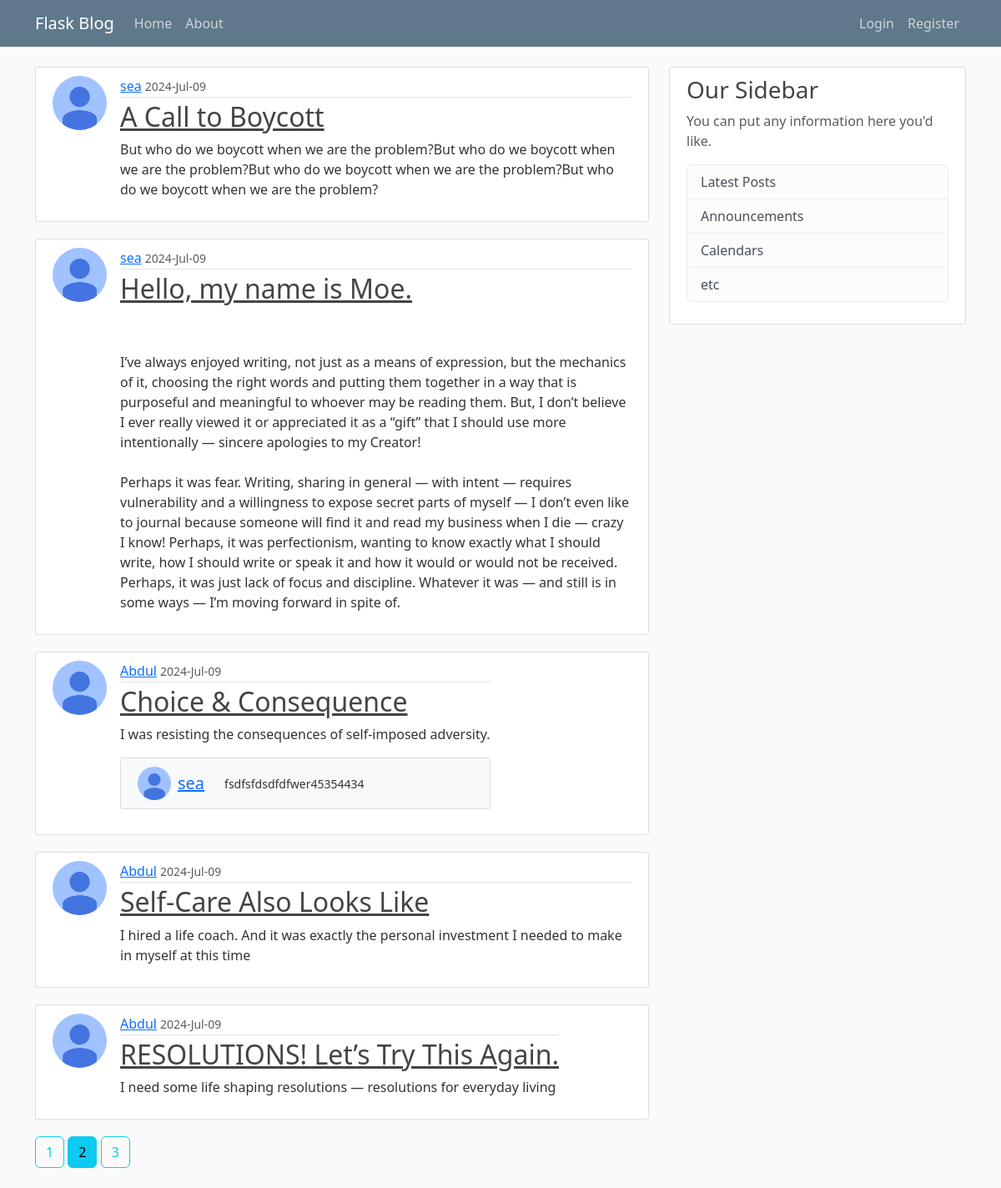
The page /home?page=2 on the database its author committed.
### flaskblog/models.py (models this page shows, shortened)
class Post(db.Model):
    id = db.Column(db.Integer, primary_key = True)
    title = db.Column(db.String(40), nullable = False)
    date_posted = db.Column(db.DateTime, nullable = False, default = datetime.utcnow)
    content = db.Column(db.Text, nullable = False)
    user_id = db.Column(db.Integer, db.ForeignKey('user.id'), nullable=False)
    comments = db.relationship('Comment', backref='origin_post', lazy=True)

class User(db.Model, UserMixin):
    id = db.Column(db.Integer, primary_key = True)
    username = db.Column(db.String(20), unique = True, nullable = False)
    email = db.Column(db.String(50), unique = True, nullable = False)
    image_file = db.Column(db.String(20), nullable = False, default = 'default.jpg')
    password = db.Column(db.String(30), nullable = False)
    posts = db.relationship('Post', backref='author', lazy=True)
    comments = db.relationship('Comment', backref='author', lazy=True)

class Comment(db.Model):
    id = db.Column(db.Integer, primary_key = True)
    date_posted = db.Column(db.DateTime, nullable = False, default = datetime.utcnow)
    content = db.Column(db.Text, nullable = False)
    user_id = db.Column(db.Integer, db.ForeignKey('user.id'), nullable=False)
    post_id = db.Column(db.Integer, db.ForeignKey('post.id'), nullable=False)

### flaskblog/main/urls.py (the view)
@main.route("/")
@main.route("/home")
def home():
    page = request.args.get('page', 1, type=int)
    posts = Post.query.order_by(Post.id.desc()).paginate(page=page, per_page=5)
    return render_template('home.html',posts=posts, title="Timeline")

### flaskblog/templates/home.html
{% extends "base.html" %}
{% block content %}
    {% for post in posts.items %}
        <article class="media content-section d-flex">
          <img src="{{ url_for('static', filename='images/' + post.author.image_file) }}" class="rounded-circle article-img" alt="Couldn't load image">
          <div class="media-body">
            <div class="article-metadata">
              <a class="mr-2" href="{{ url_for('users.user_posts', username=post.author.username) }}">{{ post.author.username }}</a>
              <small class="text-muted">{{ post.date_posted.strftime('%Y-%b-%d') }}</small>
            </div>
            <h2><a class="article-title" href="{{ url_for('posts.one_post', post_id=post.id) }}">{{ post.title }}</a></h2>
            <p class="article-content">{{ post.content }}</p>
            {% set latest_comment = post.comments[-1] %}
            {% if latest_comment %}
              <div class="content-section bg-light">
                <div class="d-flex">
                  <img height="40" width="40" src="{{ url_for('static', filename='images/' + latest_comment.author.image_file) }}" class="rounded-circle" alt="Couldn't load image">
                  <h5 class="my-auto ms-2"><a href="{{ url_for('users.user_posts', username=latest_comment.author.username) }}">{{ latest_comment.author.username }}</a></h5>
                  <small class="my-auto ms-4">{{ latest_comment.content }}</small>
                </div>
              </div>
            {% endif %}
          </div>
        </article>
    {% endfor %}
    {% for page_num in posts.iter_pages(left_edge=1, right_edge=1, left_current=1, right_current=1) %}
    {% if page_num %}
      {% if posts.page == page_num %}
        <a href="{{ url_for('main.home', page=page_num) }}" class="btn btn-info mb-4">{{ page_num }}</a>
      {% else  %}
        <a href="{{ url_for('main.home', page=page_num) }}" class="btn btn-outline-info mb-4">{{ page_num }}</a>
      {% endif  %}
    {% else  %}
        <span class="text-info">...</span>
    {% endif  %}
    {% endfor %}
{% endblock %}

### flaskblog/static/main.css (style rules this page uses)
body { background: #fafafa; color: #333333; margin-top: 5rem; }
h1, h2, h3, h4, h5, h6 { color: #444444; }
.content-section { background: #ffffff; padding: 10px 20px; border: 1px solid #dddddd; border-radius: 3px; margin-bottom: 20px; }
.article-title { color: #444444; }
.article-content { white-space: pre-line; }
.article-img { height: 65px; width: 65px; margin-right: 16px; }
.article-metadata { padding-bottom: 1px; margin-bottom: 4px; border-bottom: 1px solid #e3e3e3 }

### rows shown on the page
Post: image_file (placeholder picture), author.username "sea", date_posted "2024-Jul-09", title "A Call to Boycott", content "But who do we boycott when we are the problem?But who do we boycott when we are the problem?But who do we boycott when we are the problem?But who do we boycott when we are the problem?"
Post: image_file (placeholder picture), author.username "sea", date_posted "2024-Jul-09", title "Hello, my name is Moe.", content "I’ve always enjoyed writing, not just as a means of expression, but the mechanics of it, choosing the right words and putting them together in a way that is purposeful and meaningful to whoever may be reading them. But, I don’t believe I ever really viewed it or appreciated it as a “gift” that I should use more intentionally — sincere apologies to my Creator! Perhaps it was fear. Writing, sharing in general — with intent — requires vulnerability and a willingness to expose secret parts of myself — I don’t even like to journal because someone will find it and read my business when I die — crazy I know! Perhaps, it was perfectionism, wanting to know exactly what I should write, how I should…"
Post: image_file (placeholder picture), author.username "Abdul", date_posted "2024-Jul-09", title "Choice & Consequence", content "I was resisting the consequences of self-imposed adversity."
User: author.username "sea"
Comment: content "fsdfsfdsdfdfwer45354434"
Post: image_file (placeholder picture), author.username "Abdul", date_posted "2024-Jul-09", title "Self-Care Also Looks Like", content "I hired a life coach. And it was exactly the personal investment I needed to make in myself at this time"
Post: image_file (placeholder picture), author.username "Abdul", date_posted "2024-Jul-09", title "RESOLUTIONS! Let’s Try This Again.", content "I need some life shaping resolutions — resolutions for everyday living"

### other values the page prints
{{ page_num }} "1" "3"
{{ page_num }} "2"
